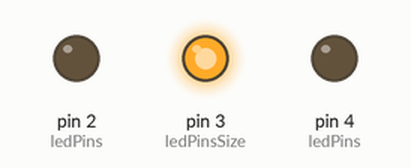
A sketch run on a simulated Arduino Uno, built with avr-gcc and run on an emulated ATmega328P. Shown: output pins drawn as LEDs (lit = HIGH).

Above: at 0.2 s.
At 0.7 s:
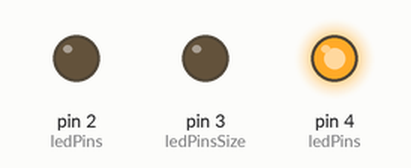
At 2.7 s:
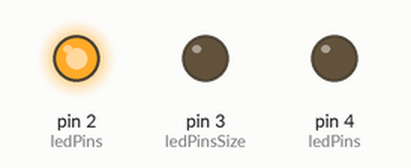
Timing chart, 0 to 3.5 s (numbered marks = the images above):
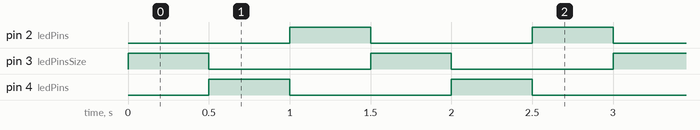

The sketch:

blinkLed.ino
```cpp
const int Yellow = 2;
const int Red = 3;
const int Green = 4;

const int ledPinsSize = 3;
// Yellow, Red, Green
const int ledPins[ledPinsSize] =  {Yellow,Red,Green};      // the number of the LED pin

void setupLeds() {
  for(int i=0; i<ledPinsSize; i++)
    pinMode(ledPins[i], OUTPUT);
}

void lightLed(int ledNr)
{
//assert(ledNr <= ledPins[ledPinsSize-1] && ledNr >= ledPins[0]);
  digitalWrite(ledPins[ledNr], HIGH);
}

void shutLed(int ledNr)
{
//assert(ledNr <= ledPins[ledPinsSize-1] && ledNr >= ledPins[0]);
  digitalWrite(ledPins[ledNr], LOW);
}

void blinkLed(int ledNr)
{
  lightLed(ledNr);
  delay(100);
  shutLed(ledNr);
}

int curLedInd;

void loop()
{
  curLedInd++;
  if(curLedInd>=ledPinsSize)
    curLedInd=0;
  lightLed(curLedInd);
  delay(500);
  shutLed(curLedInd);
  Serial.println(curLedInd);
  Serial.println(ledPins[curLedInd]);
}

void setup()
{
  setupLeds();
  curLedInd=0;
}
```

Measured:
- by itself, pin 2 (ledPins), pin 3 (ledPinsSize), pin 4 (ledPins): alternates HIGH for 0.50 s and LOW for 1.0 s
- by itself, everything shown: repeats every 1.5 s, in 6 steps
